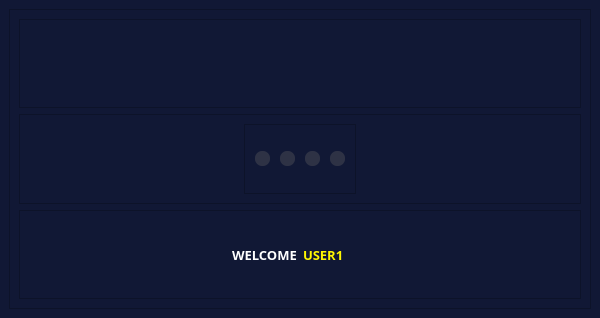
<?xml version="1.0" encoding="UTF-8"?>
<ui version="4.0">
 <class>MainWindow</class>
 <widget class="QMainWindow" name="MainWindow">
  <property name="geometry">
   <rect>
    <x>0</x>
    <y>0</y>
    <width>600</width>
    <height>318</height>
   </rect>
  </property>
  <property name="windowTitle">
   <string>MainWindow</string>
  </property>
  <property name="styleSheet">
   <string notr="true">background-color: rgb(17, 24, 53);</string>
  </property>
  <widget class="QWidget" name="centralwidget">
   <layout class="QVBoxLayout" name="verticalLayout_2">
    <item>
     <widget class="QFrame" name="frame">
      <property name="frameShape">
       <enum>QFrame::StyledPanel</enum>
      </property>
      <property name="frameShadow">
       <enum>QFrame::Raised</enum>
      </property>
      <layout class="QVBoxLayout" name="verticalLayout">
       <item>
        <widget class="QFrame" name="frame_2">
         <property name="frameShape">
          <enum>QFrame::StyledPanel</enum>
         </property>
         <property name="frameShadow">
          <enum>QFrame::Raised</enum>
         </property>
         <layout class="QHBoxLayout" name="horizontalLayout_3">
          <property name="topMargin">
           <number>0</number>
          </property>
          <property name="bottomMargin">
           <number>0</number>
          </property>
          <item>
           <widget class="QLabel" name="label_3">
            <property name="maximumSize">
             <size>
              <width>500</width>
              <height>150</height>
             </size>
            </property>
            <property name="text">
             <string/>
            </property>
            <property name="pixmap">
             <pixmap>../assets/Gun-Storage.png</pixmap>
            </property>
            <property name="scaledContents">
             <bool>true</bool>
            </property>
           </widget>
          </item>
         </layout>
        </widget>
       </item>
       <item>
        <widget class="QFrame" name="frame_5">
         <property name="frameShape">
          <enum>QFrame::StyledPanel</enum>
         </property>
         <property name="frameShadow">
          <enum>QFrame::Raised</enum>
         </property>
         <layout class="QHBoxLayout" name="horizontalLayout_4">
          <item>
           <spacer name="horizontalSpacer">
            <property name="orientation">
             <enum>Qt::Horizontal</enum>
            </property>
            <property name="sizeHint" stdset="0">
             <size>
              <width>40</width>
              <height>20</height>
             </size>
            </property>
           </spacer>
          </item>
          <item>
           <widget class="QFrame" name="frame_3">
            <property name="frameShape">
             <enum>QFrame::StyledPanel</enum>
            </property>
            <property name="frameShadow">
             <enum>QFrame::Raised</enum>
            </property>
            <layout class="QHBoxLayout" name="horizontalLayout_2">
             <property name="spacing">
              <number>10</number>
             </property>
             <property name="leftMargin">
              <number>10</number>
             </property>
             <property name="topMargin">
              <number>10</number>
             </property>
             <property name="rightMargin">
              <number>10</number>
             </property>
             <property name="bottomMargin">
              <number>10</number>
             </property>
             <item>
              <widget class="QLabel" name="img_1">
               <property name="minimumSize">
                <size>
                 <width>15</width>
                 <height>15</height>
                </size>
               </property>
               <property name="maximumSize">
                <size>
                 <width>15</width>
                 <height>15</height>
                </size>
               </property>
               <property name="styleSheet">
                <string notr="true">background-color: rgb(46, 50, 69);
border-radius: 7px</string>
               </property>
               <property name="text">
                <string/>
               </property>
               <property name="scaledContents">
                <bool>true</bool>
               </property>
              </widget>
             </item>
             <item>
              <widget class="QLabel" name="img_2">
               <property name="minimumSize">
                <size>
                 <width>15</width>
                 <height>15</height>
                </size>
               </property>
               <property name="maximumSize">
                <size>
                 <width>15</width>
                 <height>15</height>
                </size>
               </property>
               <property name="styleSheet">
                <string notr="true">background-color: rgb(46, 50, 69);
border-radius :7px</string>
               </property>
               <property name="text">
                <string/>
               </property>
               <property name="scaledContents">
                <bool>true</bool>
               </property>
              </widget>
             </item>
             <item>
              <widget class="QLabel" name="img_3">
               <property name="minimumSize">
                <size>
                 <width>15</width>
                 <height>15</height>
                </size>
               </property>
               <property name="maximumSize">
                <size>
                 <width>15</width>
                 <height>15</height>
                </size>
               </property>
               <property name="styleSheet">
                <string notr="true">background-color: rgb(46, 50, 69);
border-radius :7px</string>
               </property>
               <property name="text">
                <string/>
               </property>
               <property name="scaledContents">
                <bool>true</bool>
               </property>
              </widget>
             </item>
             <item>
              <widget class="QLabel" name="img_4">
               <property name="minimumSize">
                <size>
                 <width>15</width>
                 <height>15</height>
                </size>
               </property>
               <property name="maximumSize">
                <size>
                 <width>15</width>
                 <height>15</height>
                </size>
               </property>
               <property name="styleSheet">
                <string notr="true">background-color: rgb(46, 50, 69);
border-radius :7px</string>
               </property>
               <property name="text">
                <string/>
               </property>
               <property name="scaledContents">
                <bool>true</bool>
               </property>
              </widget>
             </item>
            </layout>
           </widget>
          </item>
          <item>
           <spacer name="horizontalSpacer_2">
            <property name="orientation">
             <enum>Qt::Horizontal</enum>
            </property>
            <property name="sizeHint" stdset="0">
             <size>
              <width>40</width>
              <height>20</height>
             </size>
            </property>
           </spacer>
          </item>
         </layout>
        </widget>
       </item>
       <item>
        <widget class="QFrame" name="frame_4">
         <property name="frameShape">
          <enum>QFrame::StyledPanel</enum>
         </property>
         <property name="frameShadow">
          <enum>QFrame::Raised</enum>
         </property>
         <layout class="QHBoxLayout" name="horizontalLayout">
          <item alignment="Qt::AlignRight">
           <widget class="QLabel" name="label">
            <property name="font">
             <font>
              <family>Orbitron</family>
              <pointsize>10</pointsize>
              <weight>75</weight>
              <bold>true</bold>
             </font>
            </property>
            <property name="styleSheet">
             <string notr="true">color: rgb(255, 255, 255);</string>
            </property>
            <property name="text">
             <string>WELCOME</string>
            </property>
           </widget>
          </item>
          <item>
           <widget class="QLabel" name="label_2">
            <property name="font">
             <font>
              <family>Orbitron</family>
              <pointsize>10</pointsize>
              <weight>75</weight>
              <bold>true</bold>
             </font>
            </property>
            <property name="styleSheet">
             <string notr="true">color: rgb(255, 247, 1);</string>
            </property>
            <property name="text">
             <string>USER1</string>
            </property>
           </widget>
          </item>
         </layout>
        </widget>
       </item>
      </layout>
     </widget>
    </item>
   </layout>
  </widget>
 </widget>
 <resources/>
 <connections/>
</ui>
